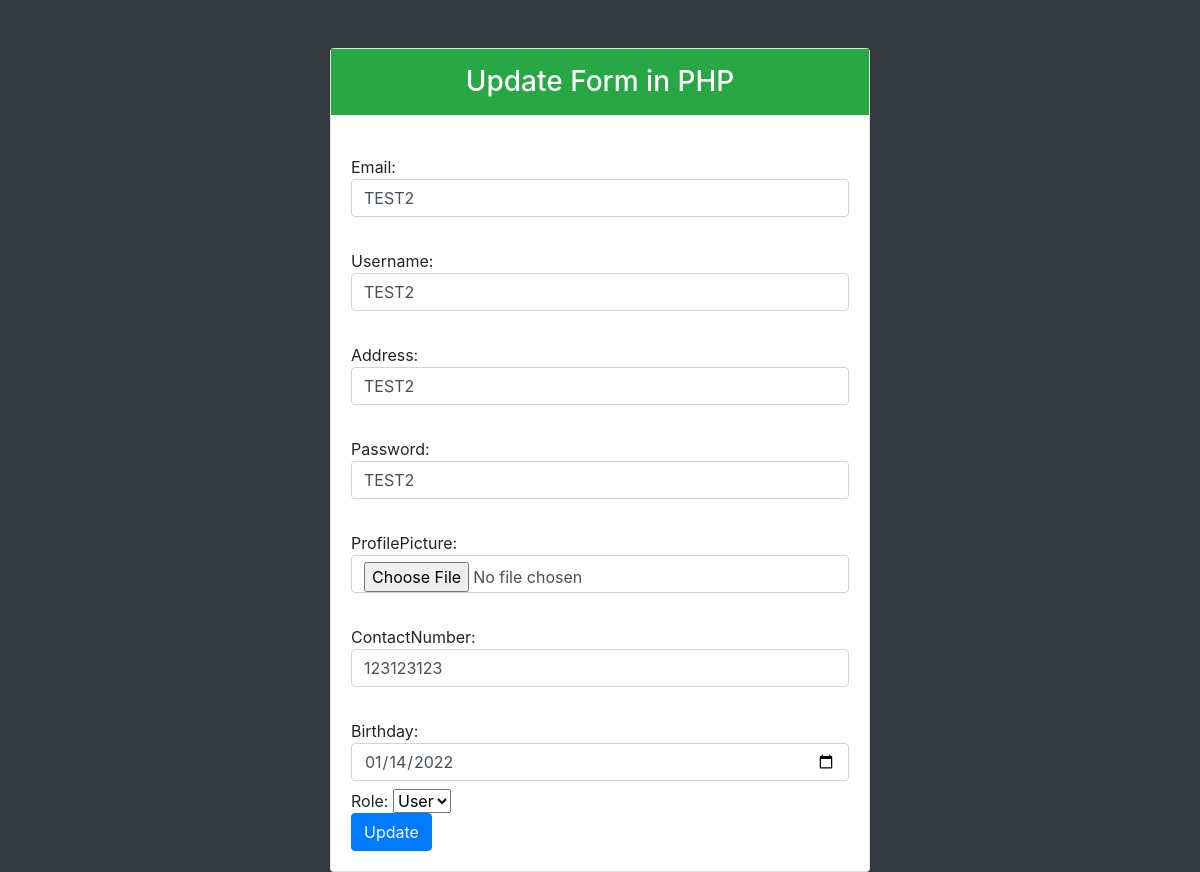
Page /edit4defaultuser.php?updateid=21 on the committed database.
### tables this page shows
CREATE TABLE `users` (
  `id` int(255) NOT NULL,
  `email` varchar(500) NOT NULL,
  `password` varchar(500) NOT NULL,
  `username` varchar(50) NOT NULL,
  `address` varchar(1000) NOT NULL,
  `profilePicture` varchar(1000) DEFAULT NULL,
  `contactNumber` varchar(500) DEFAULT NULL,
  `birthday` varchar(500) DEFAULT NULL,
  `role` varchar(50) NOT NULL
);

### edit4defaultuser.php (the view, shortened to what this page needs)
<?php
    require_once("config.php");
    $UserID = $_GET['updateid'];
    $query = " select * from users where id='".$UserID."'";
    $result = mysqli_query($con,$query);
    while($row=mysqli_fetch_assoc($result))
    {
        $email= $row['email'];
        $password=$row['password'];
        $username=$row['username'];
        $address=$row['address'];
        $profilePicture=$row['profilePicture'];
        $contactNumber=$row['contactNumber'];
        $birthday=$row['birthday'];
    }
?>
<!DOCTYPE html>
<html lang="en">
<head>
    <link rel="stylesheet" a href="CSS/bootstrap.css"/>
</head>
<body class="bg-dark">
        <div class="container">
            <div class="row">
                <div class="col-lg-6 m-auto">
                    <div class="card mt-5">
                        <div class="card-title">
                            <h3 class="bg-success text-white text-center py-3"> Update Form in PHP</h3>
                        </div>
                        <div class="card-body">
                           <form action="updateUSERdata.php?ID=<?php echo $UserID ?>" method="post">
                               Email:<input type="text" class="form-control mb-2" placeholder=" Email " name="email" value="<?php echo $email ?>"><br>
                                Username:<input type="text" class="form-control mb-2" placeholder=" Username " name="username" value="<?php echo $username ?>"><br>
                                Address:<input type="text" class="form-control mb-2" placeholder=" Address " name="address" value="<?php echo $address ?>"><br>
                                  Password:<input type="text" class="form-control mb-2" placeholder=" Password " name="password" value="<?php echo $password ?>"><br>
                                       ProfilePicture: <input type="file" class="form-control mb-2" placeholder=" Profile Picture " name="profilePicture" value="<?php echo $profilePicture ?>"><br>
                                        ContactNumber:<input type="text" class="form-control mb-2" placeholder=" Contact Number " name="contactNumber" value="<?php echo $contactNumber ?>"><br>
                                        Birthday:<input type="date" class="form-control mb-2" placeholder="YYYY-MM-DD" name="birthday" value="<?php echo $birthday ?>"<br>
                                        Role: <select name="role" id="role"><br>
										<option value="user">User</option></select>
										<br>
									 <button class="btn btn-primary" name="update">Update</button>
                            </form>
                        </div>
                    </div>
                </div>
            </div>
        </div>
</body>
</html>

### rows in the picture
users: email "TEST2", username "TEST2", address "TEST2", password "TEST2", contactNumber "123123123", birthday "01/14/2022"
